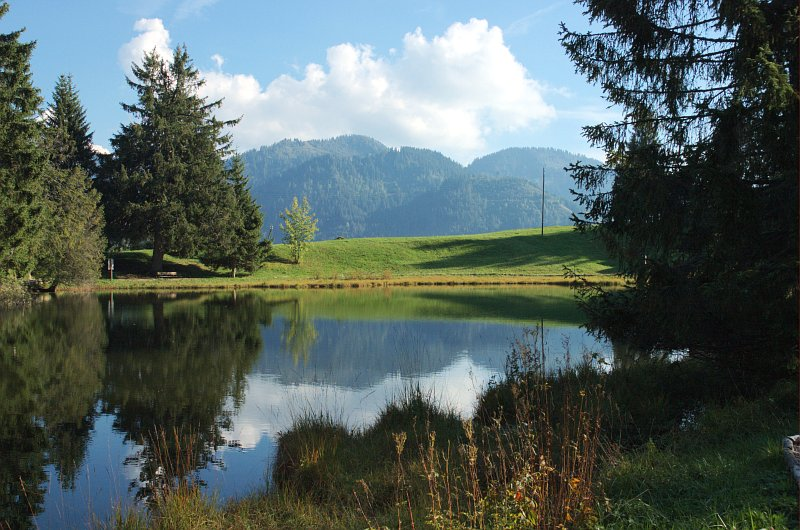
%> input picture TP1/images_TP1/image1.jpg, 800 x 530 px
$ octave --eval "histogramme('images_TP1/image1.jpg');"   (GNU Octave 9; MATLAB toolbox functions it lacks are replaced by stand-ins)
%> lines starting %> are read from the running program, lines starting %| are printed output that depends on the picture

function histogramme(filepath)
%> called with filepath = 'images_TP1/image1.jpg'
  I = imread(filepath)
%> I is the input picture: size 530x800x3 uint8; mean R, G, B 85.3, 99.3, 96
  figure
  imshow(I)
  Ig = rgb2gray(I)
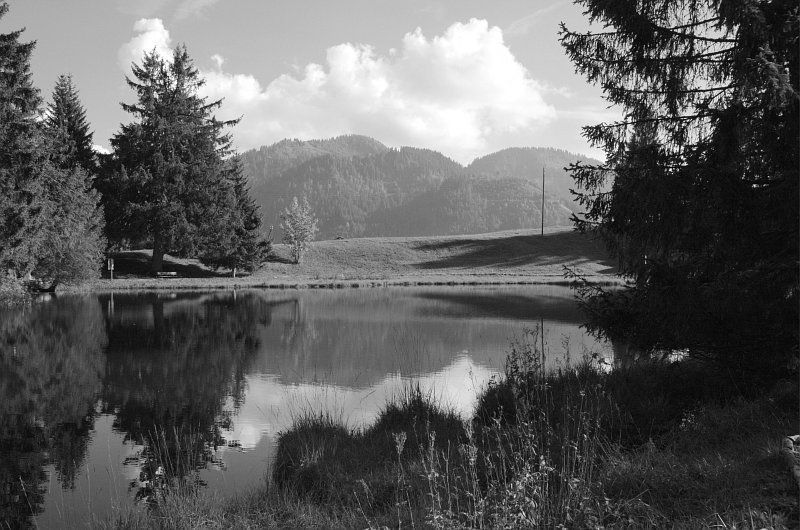
%> Ig: size 530x800 uint8; min 0, max 255, mean 94.7
  figure
  imshow(Ig)
  [n,m] = size(Ig)
%> n = 530; m = 800
  H = imhist(Ig);
%> H = 256 values, max 5370 at index 17, min 3 at index 1, mean 1656.2
%> `histogramme('images_TP1/image1.jpg');`:
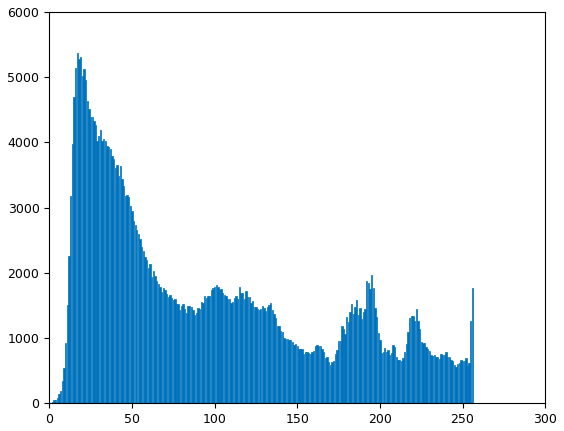
%> figure redrawn from the program's plot data; tallest bar 5370 high, from x = 16.6 to 17.4
  min(H);
  max(H);
  figure
  bar(H);
endfunction

histogramme("./images_TP1/blobs.png");

$ run again, on TP1/images_TP1/peppers.png
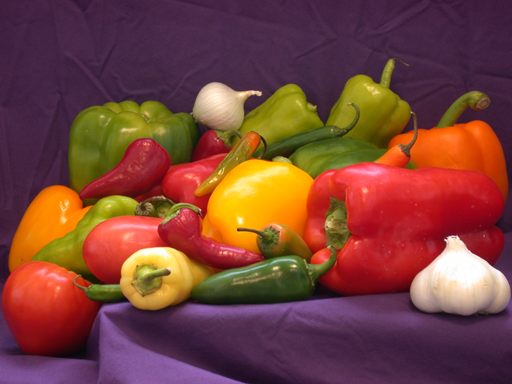
%> input picture TP1/images_TP1/peppers.png, 512 x 384 px
%> in histogramme, I is the input picture: size 384x512x3 uint8; mean R, G, B 120.8, 66.4, 57.6
%> in histogramme, `Ig = rgb2gray(I)`:
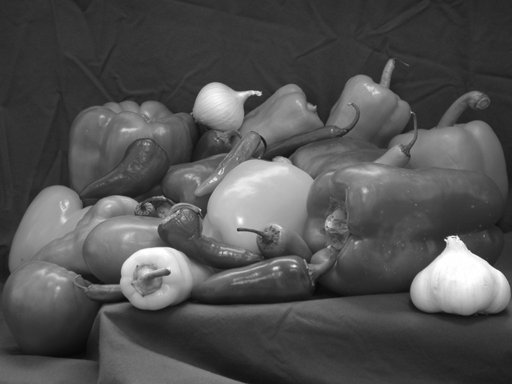
%> Ig: size 384x512 uint8; min 8, max 255, mean 81.7
%> H = 256 values, max 7147 at index 50, min 0 at index 1, mean 768
%> `histogramme('images_TP1/image1.jpg');`:
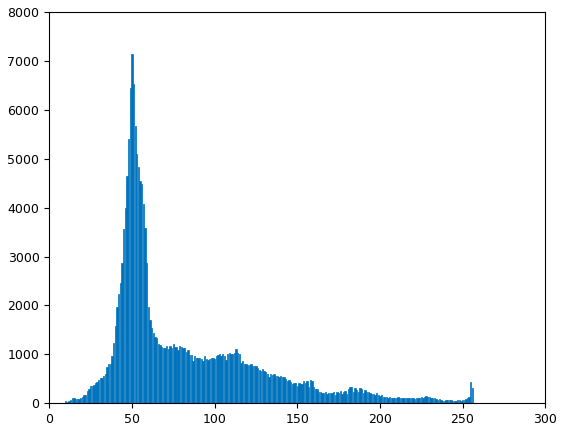
%> figure redrawn from the program's plot data; tallest bar 7147 high, from x = 49.6 to 50.4
